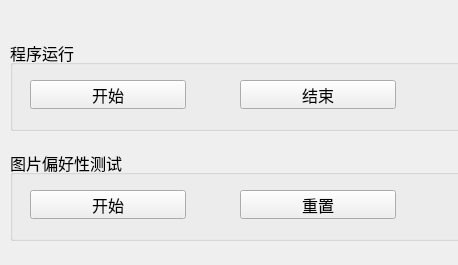
<?xml version="1.0" encoding="UTF-8"?>
<ui version="4.0">
 <class>Form</class>
 <widget class="QWidget" name="Form">
  <property name="geometry">
   <rect>
    <x>0</x>
    <y>0</y>
    <width>458</width>
    <height>265</height>
   </rect>
  </property>
  <property name="font">
   <font>
    <pointsize>18</pointsize>
   </font>
  </property>
  <property name="windowTitle">
   <string>Form</string>
  </property>
  <widget class="QGroupBox" name="groupBox_comStatement_2">
   <property name="geometry">
    <rect>
     <x>10</x>
     <y>150</y>
     <width>461</width>
     <height>91</height>
    </rect>
   </property>
   <property name="font">
    <font>
     <pointsize>12</pointsize>
    </font>
   </property>
   <property name="title">
    <string>图片偏好性测试</string>
   </property>
   <widget class="QPushButton" name="pushButton_start_test">
    <property name="geometry">
     <rect>
      <x>20</x>
      <y>40</y>
      <width>156</width>
      <height>29</height>
     </rect>
    </property>
    <property name="text">
     <string>开始</string>
    </property>
   </widget>
   <widget class="QPushButton" name="pushButton_clear">
    <property name="geometry">
     <rect>
      <x>230</x>
      <y>40</y>
      <width>156</width>
      <height>29</height>
     </rect>
    </property>
    <property name="text">
     <string>重置</string>
    </property>
   </widget>
  </widget>
  <widget class="QGroupBox" name="groupBox_comStatement_3">
   <property name="geometry">
    <rect>
     <x>10</x>
     <y>40</y>
     <width>461</width>
     <height>91</height>
    </rect>
   </property>
   <property name="font">
    <font>
     <pointsize>12</pointsize>
    </font>
   </property>
   <property name="title">
    <string>程序运行</string>
   </property>
   <widget class="QPushButton" name="pushButton_start_prog">
    <property name="geometry">
     <rect>
      <x>20</x>
      <y>40</y>
      <width>156</width>
      <height>29</height>
     </rect>
    </property>
    <property name="text">
     <string>开始</string>
    </property>
   </widget>
   <widget class="QPushButton" name="pushButton_stop_prog">
    <property name="geometry">
     <rect>
      <x>230</x>
      <y>40</y>
      <width>156</width>
      <height>29</height>
     </rect>
    </property>
    <property name="text">
     <string>结束</string>
    </property>
   </widget>
  </widget>
 </widget>
 <resources/>
 <connections/>
</ui>
